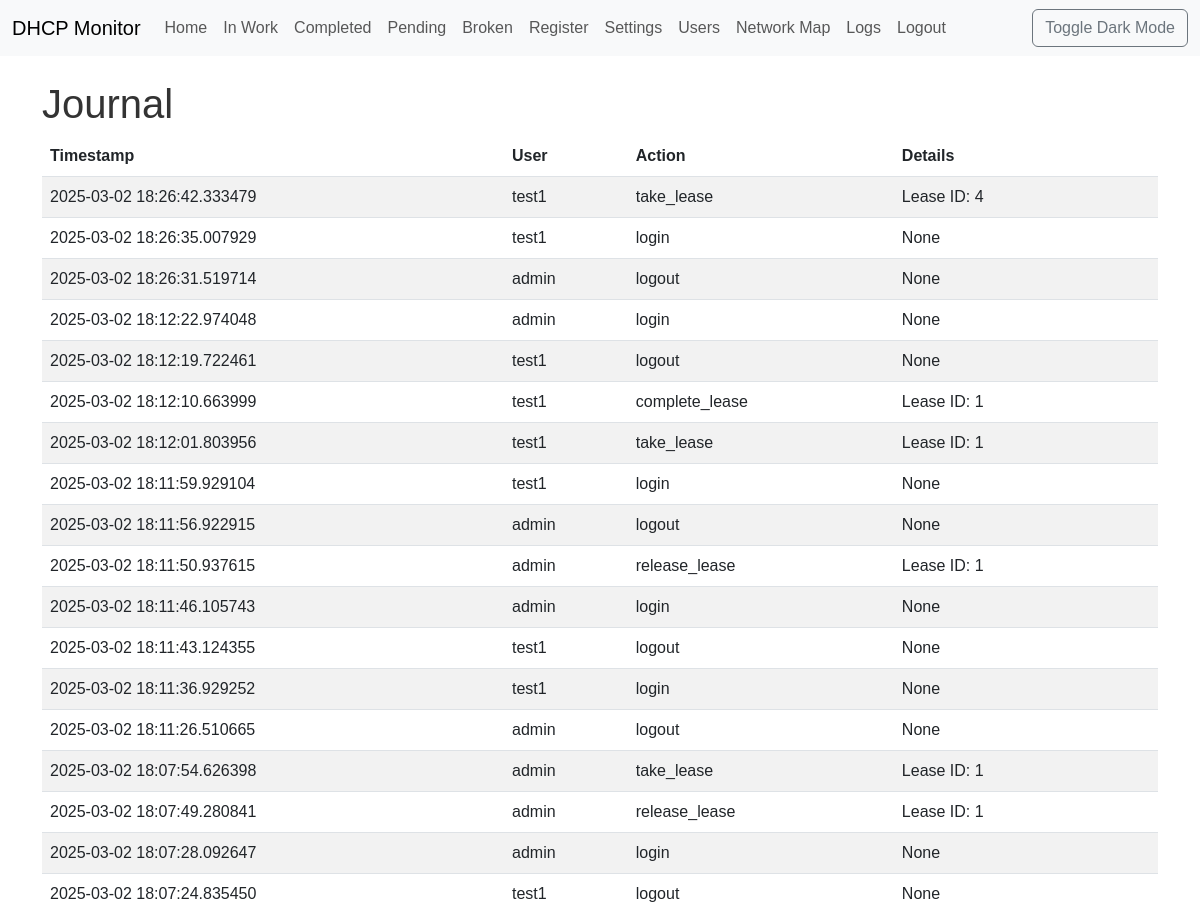
Page /logs (signed in, upper part) on the earlier database version.
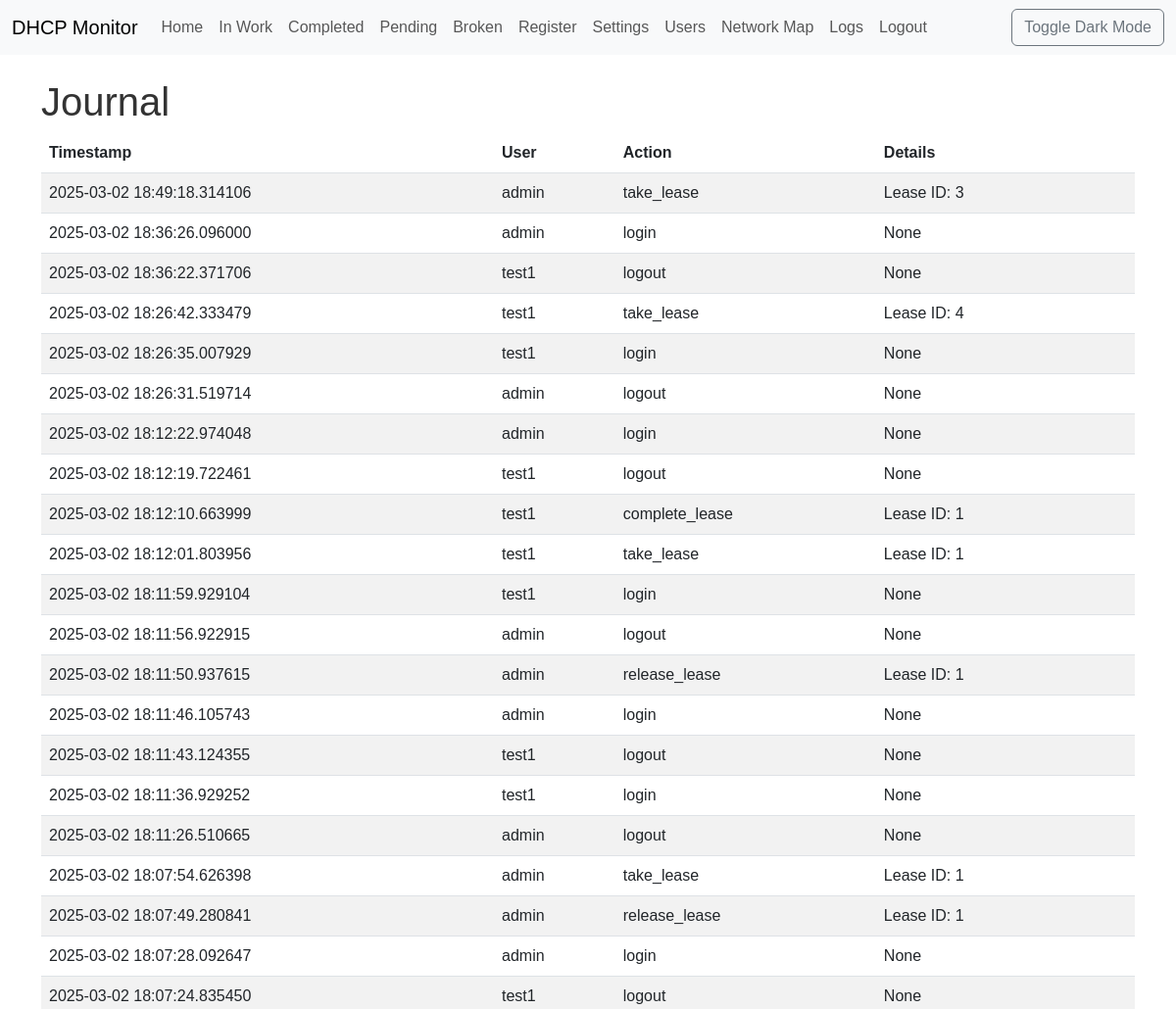
Same page on the later database version.
### app/models.py (models this page shows, shortened)
class Journal(db.Model):
    __tablename__ = 'journal'
    id = db.Column(db.Integer, primary_key=True)
    timestamp = db.Column(db.DateTime, index=True, default=datetime.utcnow)
    user_id = db.Column(db.Integer, db.ForeignKey('users.id'))
    action = db.Column(db.String(128))
    details = db.Column(db.Text)
    user = db.relationship('User', back_populates='journal_entries')

class User(UserMixin, db.Model):
    __tablename__ = 'users'
    id = db.Column(db.Integer, primary_key=True)
    username = db.Column(db.String(64), unique=True, index=True, nullable=False)
    password_hash = db.Column(db.String(128), nullable=False)
    role = db.Column(db.String(64), nullable=False, default='tester')  # 'admin', 'tester'
    first_name = db.Column(db.String(64))
    last_name = db.Column(db.String(64))
    last_seen = db.Column(db.DateTime, default=datetime.utcnow)
    leases = db.relationship('Lease', backref='taken_user', lazy='dynamic', foreign_keys='Lease.taken_by_id')
    groups = db.relationship('Group', secondary=user_groups, lazy='subquery',
                            backref=db.backref('users', lazy=True)) # Связь с группами
    journal_entries = db.relationship('Journal', back_populates='user', lazy='dynamic')

### app/journal.py (the view)
@journal_bp.route('/logs')
@login_required
def view_logs():
    if current_user.role != 'admin':
        flash('You do not have permission to access this page.', 'danger')
        return redirect(url_for('main.index'))
    logs = db.session.query(Journal).order_by(Journal.timestamp.desc()).all()  # Используем db.session.query
    return render_template('journal/logs.html', logs=logs)

### app/models.py (called while the page is built)
@login_manager.user_loader
def load_user(user_id):
    return User.query.get(int(user_id))

### app/templates/journal/logs.html
{% extends "base.html" %}
{% block content %}
    <h1>Journal</h1>
    <table class="table table-striped">
        <thead>
            <tr>
                <th>Timestamp</th>
                <th>User</th>
                <th>Action</th>
                <th>Details</th>
            </tr>
        </thead>
        <tbody>
            {% for entry in logs %}
                <tr>
                    <td>{{ entry.timestamp }}</td>
                    <td>{{ entry.user.username }}</td>
                    <td>{{ entry.action }}</td>
                    <td>{{ entry.details }}</td>
                </tr>
            {% endfor %}
        </tbody>
    </table>
{% endblock %}

### app/templates/base.html (shortened to what this page needs)
<!DOCTYPE html>
<html lang="en">
<head>
  <link href="https://cdn.jsdelivr.net/npm/bootstrap@5.3.0/dist/css/bootstrap.min.css" rel="stylesheet">
  <link rel="stylesheet" href="{{ url_for('static', filename='css/style.css') }}">
</head>
<body class="{{ 'dark-mode' if dark_mode else '' }}">
  <nav class="navbar navbar-expand-lg navbar-light bg-light">
    <div class="container-fluid">
      <a class="navbar-brand" href="{{ url_for('main.index') }}">DHCP Monitor</a>
      <div class="collapse navbar-collapse" id="navbarNav">
        <ul class="navbar-nav">
          <li class="nav-item">
            <a class="nav-link" href="{{ url_for('main.index') }}">Home</a>
          </li>
          <li class="nav-item">
            <a class="nav-link" href="{{ url_for('main.in_work') }}">In Work</a>
          </li>
          <li class="nav-item">
            <a class="nav-link" href="{{ url_for('main.completed') }}">Completed</a>
          </li>
          <li class="nav-item">
            <a class="nav-link" href="{{ url_for('main.pending') }}">Pending</a>
          </li>
          <li class="nav-item">
            <a class="nav-link" href="{{ url_for('main.broken') }}">Broken</a>
          </li>
          {% if current_user.is_authenticated %}
            {% if current_user.role == 'admin' %}
              <li class="nav-item">
                <a class="nav-link" href="{{ url_for('auth.register') }}">Register</a>
              </li>
            {% endif %}
            <li class="nav-item">
              <a class="nav-link" href="{{ url_for('main.settings') }}">Settings</a>
            </li>
            <li class="nav-item">
              <a class="nav-link" href="{{ url_for('users.user_list') }}">Users</a>
            </li>
            <li class="nav-item">
              <a class="nav-link" href="{{ url_for('network.network_map') }}">Network Map</a>
            </li>
            <li class="nav-item">
              <a class="nav-link" href="{{ url_for('journal.view_logs') }}">Logs</a>
            </li>
            <li class="nav-item">
              <a class="nav-link" href="{{ url_for('auth.logout') }}">Logout</a>
            </li>
          {% else %}
            <li class="nav-item">
              <a class="nav-link" href="{{ url_for('auth.login') }}">Login</a>
            </li>
          {% endif %}
        </ul>
        <ul class="navbar-nav ms-auto">
          <li class="nav-item">
            <button id="dark-mode-toggle" class="btn btn-outline-secondary">Toggle Dark Mode</button>
          </li>
        </ul>
      </div>
    </div>
  </nav>
  <div class="container mt-4">
    {% block content %}{% endblock %}
  </div>
</body>
</html>

### app/static/css/style.css (style rules this page uses)
body { font-family: sans-serif; transition: background-color 0.3s, color 0.3s; }
body { background-color: #fff; color: #333; }
.table-striped > tbody > tr:nth-of-type(odd) > * { --bs-table-accent-bg: var(--bs-table-striped-bg); }
table.table td { word-break: break-word; }

Differences in the rows shown:
added Journal: timestamp "2025-03-02 18:49:18.314106", user.username "admin", action "take_lease", details "Lease ID: 3"
added Journal: timestamp "2025-03-02 18:36:26.096000", user.username "admin", action "login", details "None"
added Journal: timestamp "2025-03-02 18:36:22.371706", user.username "test1", action "logout", details "None"
